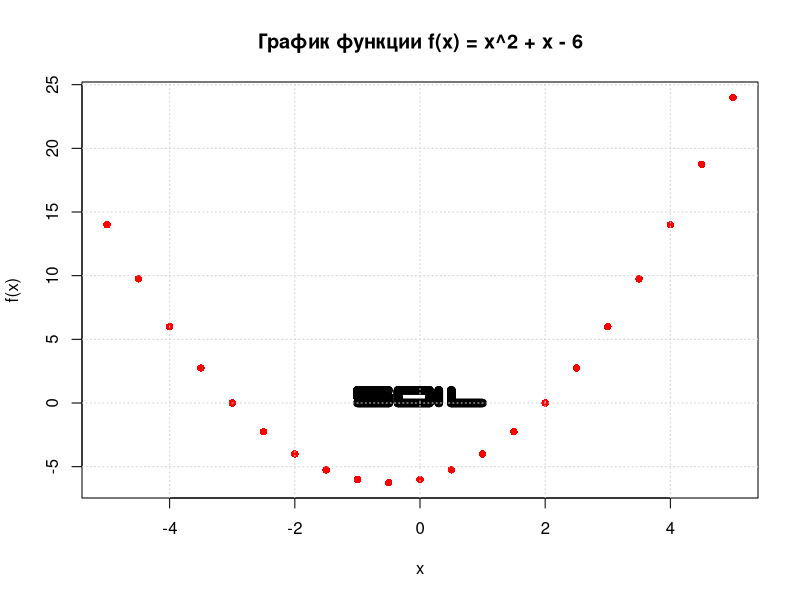

The R script that drew this image:
#  1 Функция 2.4 
f <- function(x) {
  return(x^2 + x - 6) 
}

# 2 Определяем границы и шаг
x_min <- -5    # Начало промежутка
x_max <- 5     # Конец промежутка
step <- 0.5    # Шаг*
# *Генерируем значения x
x_values <- seq(x_min, x_max, by = step)
# Вычисляем значения функции
y_values <- f(x_values)

# 3 График
plot(x_values, y_values, 
     col = "red",          # Красный цвет точек
     pch = 16,             # Тип маркера (16 - заполненные точки)
     xlab = "x", 
     ylab = "f(x)", 
     main = "График функции f(x) = x^2 + x - 6")

x1 = seq(-1, -0.5, length.out = 50)
y11 = rep(1, 50)
y12 = rep(0.5, 50)
y13 = rep(0, 50)
points(x1, y11)
points(x1, y12)
points(x1, y13)

y1 = seq(0.5, 1, length.out = 50)
x11 = rep(-1, 50)
y2 = seq(0., 0.5, length.out = 50)
x21 = rep(-0.5, 50)
points(x11, y1)
points(x21, y2)

###
x2 = seq(-0.35, 0.15, length.out = 50)
y21 = rep(1, 50)
y22 = rep(0, 50)
points(x2, y21)
points(x2, y22)

y3 = seq(0, 1, length.out = 100)
x31 = rep(-0.35, 100)
x32 = rep(0.15, 100)
points(x31, y3)
points(x32, y3)

###
y4 = seq(0, 1, length.out = 100)
x4 = rep(0.3, 100)
points(x4, y4)

###
y5 = seq(0, 1, length.out = 100)
x5 = rep(0.5, 100)
points(x5, y5)

x6 = seq(0.5, 1, length.out = 50)
y6 = rep(0, 50)
points(x6, y6)

grid()
